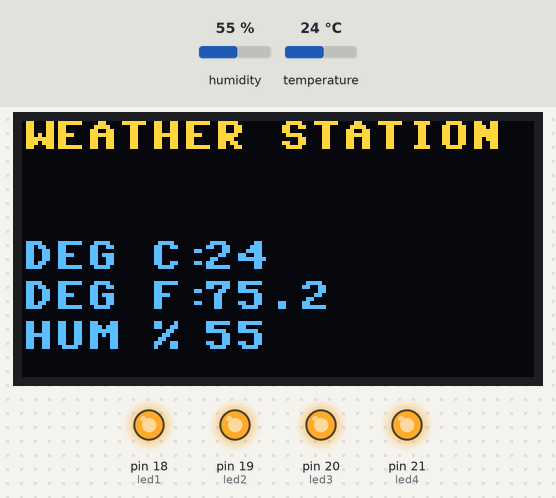
A program run on a simulated MicroPython board. On the bench: 128×64 one-colour display, output pins drawn as LEDs (lit = HIGH). Inputs (shaded band) come from the test bench; at power-on: temperature 24 °C, humidity 55 %. The OLED is the two-colour kind (top 16 rows yellow); the clock reads 2024-03-15 10:24:30 at power-on unless the program sets it; files the program writes start out absent; nothing arrives over Bluetooth unless stated; library files of the repository ran but are not shown: ssd1306.py; what the program prints to the serial console is not drawn.

Above: at 1.2 s.
1.3 s: temperature set to 22 °C
At 10.5 s:
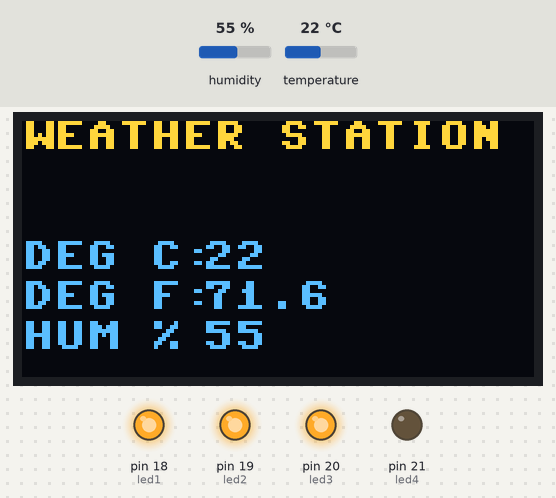
11.6 s: humidity set to 22 %
At 20.8 s:
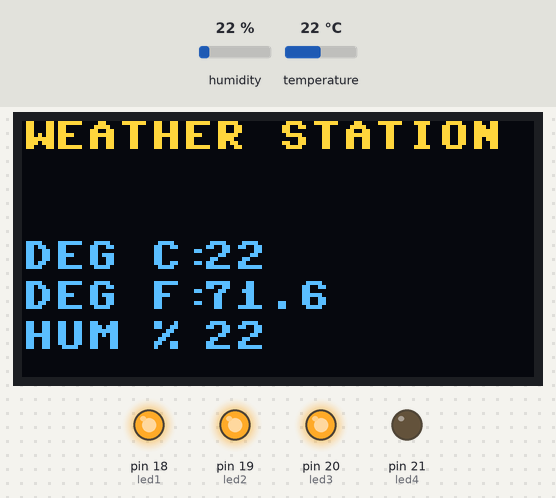
23.2 s: humidity set to 40 %
At 31.1 s:
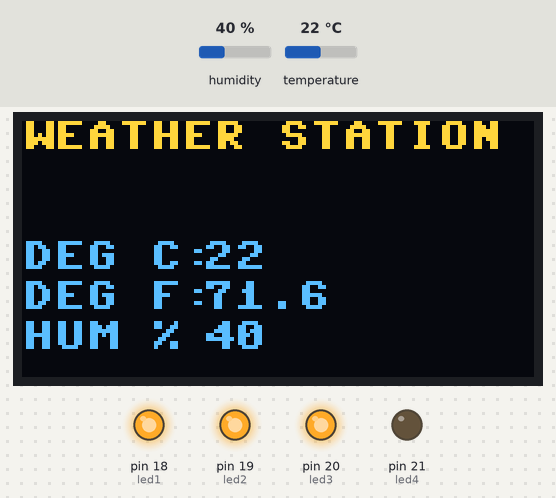
31.8 s: temperature set to 12 °C
At 41.4 s:
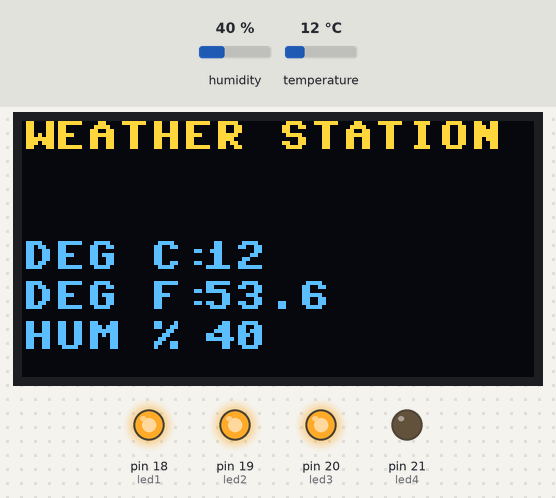
Timing chart, 0 to 42.8 s (numbered marks = the images above; inputs shaded):
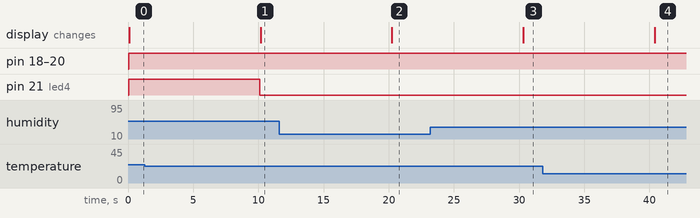

The program:

WEATHERSTATION.py
```python
from machine import Pin, SoftI2C
import ssd1306
import time
import dht
import bluetooth
from ble_simple_peripheral import BLESimplePeripheral

cur_time = time.localtime()

filename = str(cur_time[0]) + "_" +str(cur_time[1]) + "_" + str(cur_time[2]) + "_" + str(abs(cur_time[3]-12)) + "_" + str(cur_time[4]) + "_" + str(cur_time[5])
filename = "Weather_Station" + filename + ".txt"
file = open(filename,"w")
ble = bluetooth.BLE()

sp = BLESimplePeripheral(ble)


led1_pin = 18
led2_pin = 19
led3_pin = 20
led4_pin = 21
sensor = dht.DHT11(Pin(22))
led1 = Pin(led1_pin, Pin.OUT)
led2 = Pin(led2_pin, Pin.OUT)
led3 = Pin(led3_pin, Pin.OUT)
led4 = Pin(led4_pin, Pin.OUT)
i2c = SoftI2C(scl=Pin(5), sda=Pin(4))

oled_width = 128
oled_height = 64
oled = ssd1306.SSD1306_I2C(oled_width, oled_height, i2c)

def saveData(tempC, tempF, Hum):
    cur_time = time.localtime()
    raw_time = (int(cur_time[3]) * 3600 ) + (int(cur_time[4]) * 60) + int(cur_time[5])
    file.write(str(raw_time) + " ")
    file.write("Temp C: "+ str(tempC))
    file.write(" Temp F: " + str(tempF))
    file.write(" Humidity(%): " + str(Hum))
    file.write("\n")


while True:
  try:

    sensor.measure()
    temp = sensor.temperature()
    hum = sensor.humidity()
    temp_f = temp * (9/5) + 32.0
    if temp_f <= 32:
        led1.value(1)
        led2.value(0)
        led3.value(0)
        led4.value(0)
    elif temp_f <= 50:
        led1.value(1)
        led2.value(1)
        led3.value(0)
        led4.value(0)
    elif temp_f <= 75:
        led1.value(1)
        led2.value(1)
        led3.value(1)
        led4.value(0)
    elif temp_f <= 95:
        led1.value(1)
        led2.value(1)
        led3.value(1)
        led4.value(1)
    temp_string = str(temp)
    hum_string = str(hum)
    temp_f_string = str(temp_f)
    oled.fill(0)
    oled.show()
    oled.text("WEATHER STATION" ,0 ,0)
    oled.text("DEG C:", 0, 30)
    oled.text("DEG F:", 0, 40)
    oled.text("HUM %", 0, 50)
    oled.text(temp_string, 45, 30)
    oled.text(temp_f_string, 45, 40)
    oled.text(hum_string, 45, 50)
    oled.show()
    saveData(temp, temp_f, hum)

    if sp.is_connected(): # Check if a BLE connection is established
        # Read the value from the internal temperature sensor

        # Transmit the temperature value over BLE

        sendString = ("temperature(F): " + temp_f_string + " temperature(C): " + temp_string + " Humidity(%): " + hum_string)
        sendString_encoded = sendString.encode()
        sp.send(sendString_encoded)


    time.sleep(10)

  except OSError as e:
    oled.text('Failed to read sensor.')
    oled.show()
```

ble_simple_peripheral.py
```python
# This example demonstrates a UART periperhal.

import bluetooth
import random
import struct
import time
from ble_advertising import advertising_payload

from micropython import const

_IRQ_CENTRAL_CONNECT = const(1)
_IRQ_CENTRAL_DISCONNECT = const(2)
_IRQ_GATTS_WRITE = const(3)

_FLAG_READ = const(0x0002)
_FLAG_WRITE_NO_RESPONSE = const(0x0004)
_FLAG_WRITE = const(0x0008)
_FLAG_NOTIFY = const(0x0010)

_UART_UUID = bluetooth.UUID("6E400001-B5A3-F393-E0A9-E50E24DCCA9E")
_UART_TX = (
    bluetooth.UUID("6E400003-B5A3-F393-E0A9-E50E24DCCA9E"),
    _FLAG_READ | _FLAG_NOTIFY,
)
_UART_RX = (
    bluetooth.UUID("6E400002-B5A3-F393-E0A9-E50E24DCCA9E"),
    _FLAG_WRITE | _FLAG_WRITE_NO_RESPONSE,
)
_UART_SERVICE = (
    _UART_UUID,
    (_UART_TX, _UART_RX),
)


class BLESimplePeripheral:
    def __init__(self, ble, name="mpy-uart"):
        self._ble = ble
        self._ble.active(True)
        self._ble.irq(self._irq)
        ((self._handle_tx, self._handle_rx),) = self._ble.gatts_register_services((_UART_SERVICE,))
        self._connections = set()
        self._write_callback = None
        self._payload = advertising_payload(name=name, services=[_UART_UUID])
        self._advertise()

    def _irq(self, event, data):
        # Track connections so we can send notifications.
        if event == _IRQ_CENTRAL_CONNECT:
            conn_handle, _, _ = data
            print("New connection", conn_handle)
            self._connections.add(conn_handle)
        elif event == _IRQ_CENTRAL_DISCONNECT:
            conn_handle, _, _ = data
            print("Disconnected", conn_handle)
            self._connections.remove(conn_handle)
            # Start advertising again to allow a new connection. Alsways connects when there is an available node.
            self._advertise()
        elif event == _IRQ_GATTS_WRITE:
            conn_handle, value_handle = data
            value = self._ble.gatts_read(value_handle)
            if value_handle == self._handle_rx and self._write_callback:
                self._write_callback(value)

    def send(self, data):
        for conn_handle in self._connections:
            self._ble.gatts_notify(conn_handle, self._handle_tx, data)

    def is_connected(self):
        return len(self._connections) > 0

    def _advertise(self, interval_us=500000):
        print("Starting advertising")
        self._ble.gap_advertise(interval_us, adv_data=self._payload)

    def on_write(self, callback):
        self._write_callback = callback


def demo():
    ble = bluetooth.BLE()
    p = BLESimplePeripheral(ble)

    def on_rx(v):
        print("RX", v)

    p.on_write(on_rx)

    i = 0
    while True:
        if p.is_connected():
            # Short burst of queued notifications.
            for _ in range(3):
                data = str(i) + "_"
                print("TX", data)
                p.send(data)
                i += 1
        time.sleep_ms(100)


if __name__ == "__main__":
    demo()
```

Measured:
- the behaviour switches between 24 and 23 °C on temperature (found by bisection; images 0 and 1)
- after the input at 1.3 s, pin 21 (led4): HIGH → LOW after 8.8 s; the display: first changes after 8.9 s (image 1 shows a later state)
- after the input at 11.6 s, the display: changes after 8.6 s (image 2)
- after the input at 23.2 s, the display: changes after 7.1 s (image 3)
- after the input at 31.8 s, the display: changes after 8.6 s (image 4)
